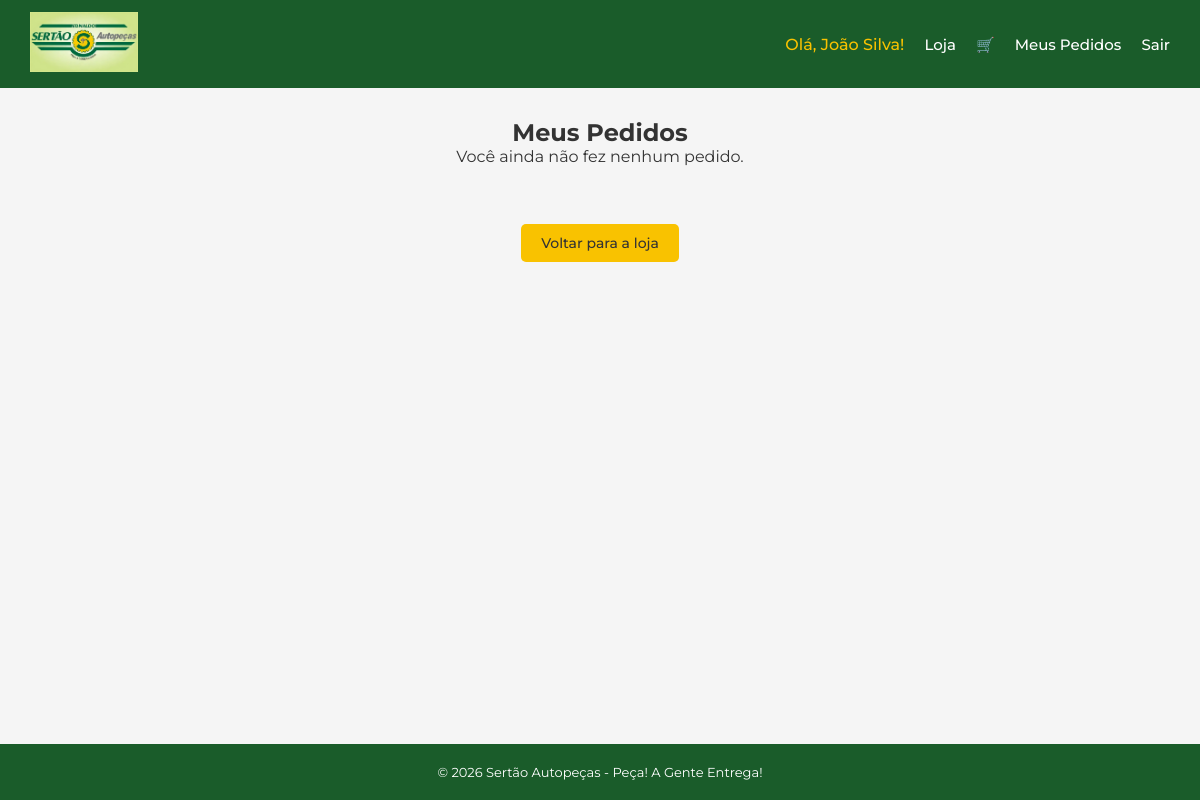
Page /meus-pedidos (signed in) on the earlier database version.
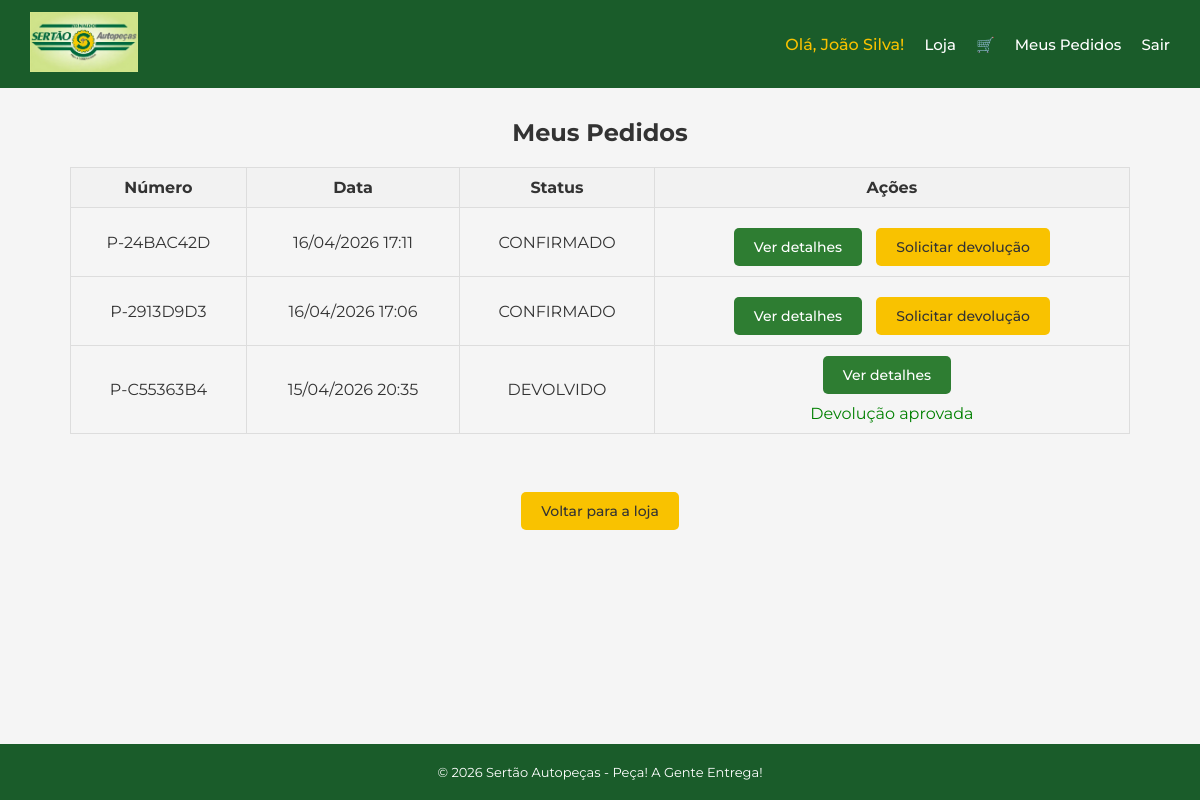
Same page on the later database version.
### app/models.py (models this page shows)
class Pedido(db.Model):
    id = db.Column(db.Integer, primary_key=True)
    numero = db.Column(db.String, nullable=False, unique=True)
    data = db.Column(db.DateTime, default=agora_brasilia)
    status = db.Column(db.String, nullable=False)
    usuario_id = db.Column(db.Integer, db.ForeignKey('usuario.id'), nullable=False)
    usuario = db.relationship('Usuario', back_populates='pedidos')
    itens = db.relationship('ItemPedido', backref='pedido')

### app/routes/pedido.py (the view)
@pedido.route('/meus-pedidos', methods=['GET'])
@login_required
def meus_pedidos():
    pedidos = Pedido.query.filter_by(usuario_id=current_user.id).order_by(Pedido.data.desc()).all()
    return render_template('pedido/meus_pedidos.html', pedidos=pedidos)

### app/models.py (called while the page is built)
@login_manager.user_loader
def load_user(user_id):
    return Usuario.query.get(int(user_id))

### app/templates/pedido/meus_pedidos.html (shortened to what this page needs)
{% extends 'base.html' %}
{% block conteudo %}
<h2 style="text-align: center;">Meus Pedidos</h2>
{% if pedidos %}
    <table style="width: 100%; border-collapse: collapse; margin-top: 20px;">
        <thead>
            <tr style="background-color: #f2f2f2;">
                <th style="padding: 10px; border: 1px solid #ddd;">Número</th>
                <th style="padding: 10px; border: 1px solid #ddd;">Data</th>
                <th style="padding: 10px; border: 1px solid #ddd;">Status</th>
                <th style="padding: 10px; border: 1px solid #ddd;">Ações</th>
            </tr>
        </thead>
        <tbody>
            {% for pedido in pedidos %}
            <tr>
                <td style="padding: 10px; border: 1px solid #ddd; text-align: center;">
                    {{ pedido.numero }}
                </td>
                <td style="padding: 10px; border: 1px solid #ddd; text-align: center;">
                    {{ pedido.data.strftime('%d/%m/%Y %H:%M') }}
                </td>
                <td style="padding: 10px; border: 1px solid #ddd; text-align: center;">
                    {{ pedido.status }}
                </td>
                <td style="padding: 10px; border: 1px solid #ddd; text-align: center;">
                    <a href="/meus-pedidos/{{ pedido.numero }}"
                       class="btn btn-secondary"
                       style="margin-right: 10px;">
                        Ver detalhes
                    </a>
                    {% if pedido.devolucoes %}
                        {% set devolucao = pedido.devolucoes[0] %}
                        {% if devolucao.status == 'PENDENTE' %}
                            <p style="color: orange; margin-top: 10px;">
                                Devolução solicitada — aguardando análise
                            </p>
                        {% elif devolucao.status == 'APROVADA' %}
                            <p style="color: green; margin-top: 10px;">
                                Devolução aprovada
                            </p>
                        {% elif devolucao.status == 'RECUSADA' %}
                            <p style="color: red; margin-top: 10px;">
                                Devolução recusada
                            </p>
                        {% endif %}
                    {% else %}
                        <a href="/devolucao/{{ pedido.numero }}"
                           class="btn btn-primary"
                           style="margin-top: 10px;">
                            Solicitar devolução
                        </a>
                    {% endif %}
                </td>
            </tr>
            {% endfor %}
        </tbody>
    </table>
{% else %}
    <p style="text-align: center;">Você ainda não fez nenhum pedido.</p>
{% endif %}
<br><br>
<div style="text-align: center; margin-top: 20px;">
    <a href="/loja" class="btn btn-primary">Voltar para a loja</a>
</div>
{% endblock %}

Differences in the rows shown:
added Pedido: numero "P-24BAC42D", data "16/04/2026 17:11", status "CONFIRMADO"
added Pedido: numero "P-2913D9D3", data "16/04/2026 17:06", status "CONFIRMADO"
added Pedido: numero "P-C55363B4", data "15/04/2026 20:35", status "DEVOLVIDO", shows "Devolução aprovada"
Other differences:
text no longer shown: "Você ainda não fez nenhum pedido."
text now shown: "Número Data Status Ações"
